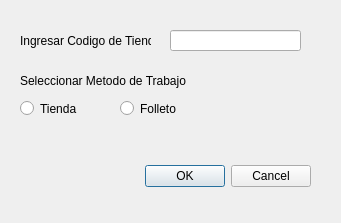
<?xml version="1.0" encoding="UTF-8"?>
<ui version="4.0">
 <class>mgtoolsDialogBase</class>
 <widget class="QDialog" name="mgtoolsDialogBase">
  <property name="geometry">
   <rect>
    <x>0</x>
    <y>0</y>
    <width>341</width>
    <height>223</height>
   </rect>
  </property>
  <property name="windowTitle">
   <string>Filtrar Tienda</string>
  </property>
  <widget class="QDialogButtonBox" name="button_box">
   <property name="geometry">
    <rect>
     <x>140</x>
     <y>160</y>
     <width>171</width>
     <height>32</height>
    </rect>
   </property>
   <property name="orientation">
    <enum>Qt::Horizontal</enum>
   </property>
   <property name="standardButtons">
    <set>QDialogButtonBox::Cancel|QDialogButtonBox::Ok</set>
   </property>
  </widget>
  <widget class="QLabel" name="label">
   <property name="geometry">
    <rect>
     <x>20</x>
     <y>30</y>
     <width>131</width>
     <height>21</height>
    </rect>
   </property>
   <property name="text">
    <string>Ingresar Codigo de Tienda</string>
   </property>
  </widget>
  <widget class="QLineEdit" name="lineEdit">
   <property name="geometry">
    <rect>
     <x>170</x>
     <y>30</y>
     <width>131</width>
     <height>21</height>
    </rect>
   </property>
  </widget>
  <widget class="QRadioButton" name="radioButton">
   <property name="geometry">
    <rect>
     <x>20</x>
     <y>100</y>
     <width>82</width>
     <height>17</height>
    </rect>
   </property>
   <property name="text">
    <string>Tienda</string>
   </property>
  </widget>
  <widget class="QRadioButton" name="radioButton_2">
   <property name="geometry">
    <rect>
     <x>120</x>
     <y>100</y>
     <width>82</width>
     <height>17</height>
    </rect>
   </property>
   <property name="text">
    <string>Folleto</string>
   </property>
  </widget>
  <widget class="QLabel" name="label_2">
   <property name="geometry">
    <rect>
     <x>20</x>
     <y>70</y>
     <width>211</width>
     <height>21</height>
    </rect>
   </property>
   <property name="text">
    <string>Seleccionar Metodo de Trabajo</string>
   </property>
  </widget>
 </widget>
 <resources/>
 <connections>
  <connection>
   <sender>button_box</sender>
   <signal>accepted()</signal>
   <receiver>mgtoolsDialogBase</receiver>
   <slot>accept()</slot>
   <hints>
    <hint type="sourcelabel">
     <x>20</x>
     <y>20</y>
    </hint>
    <hint type="destinationlabel">
     <x>20</x>
     <y>20</y>
    </hint>
   </hints>
  </connection>
  <connection>
   <sender>button_box</sender>
   <signal>rejected()</signal>
   <receiver>mgtoolsDialogBase</receiver>
   <slot>reject()</slot>
   <hints>
    <hint type="sourcelabel">
     <x>20</x>
     <y>20</y>
    </hint>
    <hint type="destinationlabel">
     <x>20</x>
     <y>20</y>
    </hint>
   </hints>
  </connection>
 </connections>
</ui>
